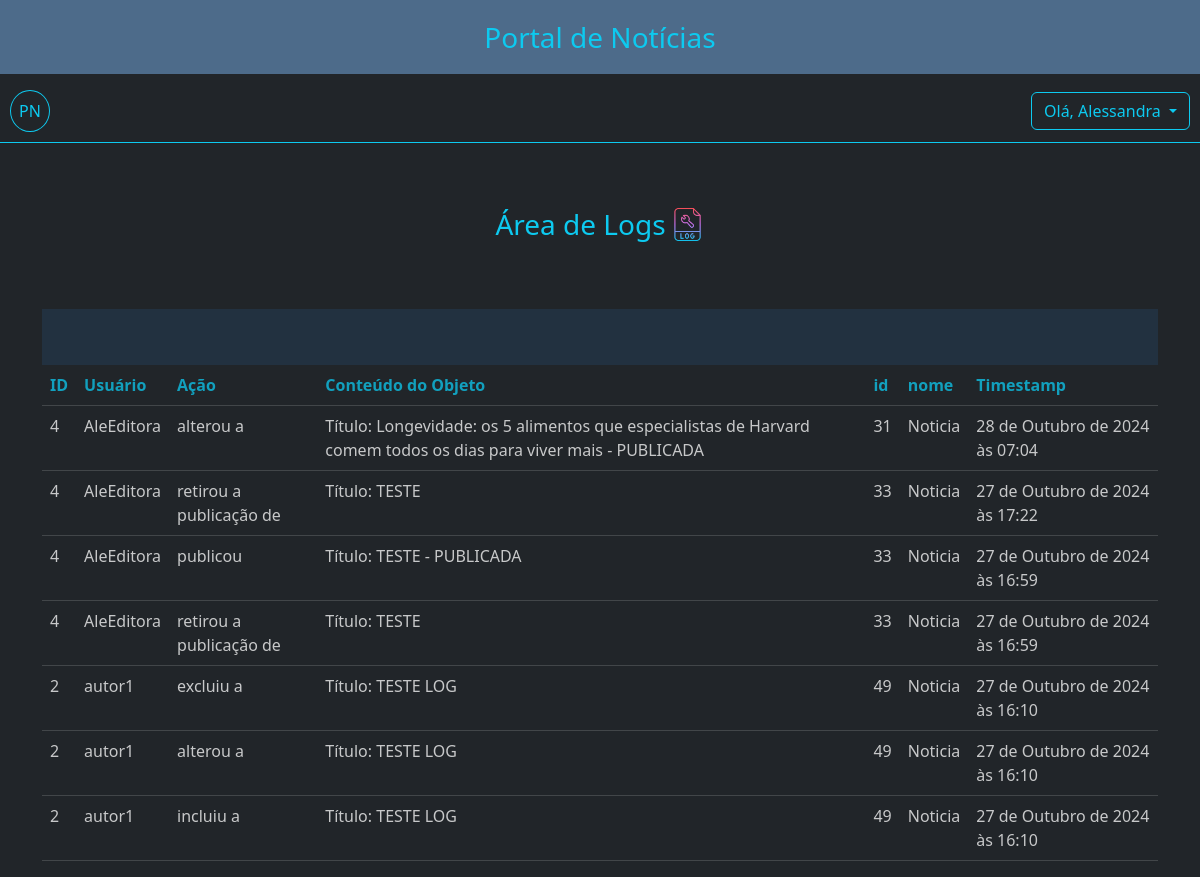
/adm/logs/ (signed in), run on an earlier commit of the app's database.
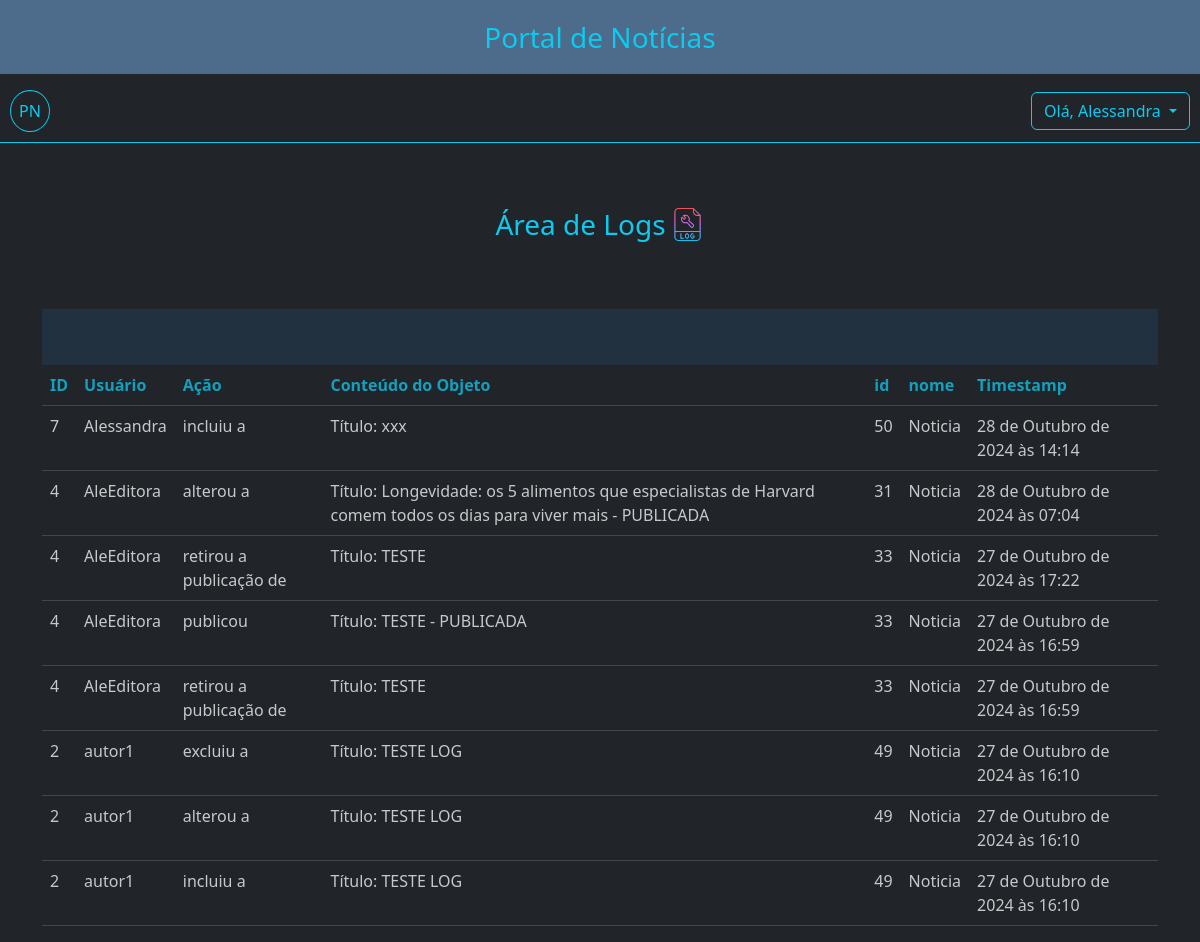
And on a later commit of the database.
### app_noticias/models.py (models this page shows)
class UserAction(models.Model):
    user = models.ForeignKey(User, on_delete=models.RESTRICT, editable=False, help_text='Usuário que realizou a ação')
    action = models.CharField(max_length=255, editable=False, help_text='Ação realizada no objeto.')
    object_id = models.IntegerField('Identificador', editable=False, help_text='ID do objeto manipulado')
    object_name = models.CharField('Modelo', max_length=20, editable=False, help_text='Nome do Modelo do objeto manipulado')
    object_text = models.CharField('Texto', max_length=100, editable=False, help_text='Texto (__str__) do objeto manipulado')
    timestamp = models.DateTimeField(auto_now_add=True, editable=False, help_text='Data da ação')
    def __str__(self):
        return f'{self.user.username} {self.action} {self.object_name} de ID={self.object_id} EM:{self.timestamp} - {self.object_text}'

### app_noticias/views.py (the view, shortened to what this page needs)
# urls.py: path('adm/logs/', UserActionView.as_view(), name='logs'),
class UserActionView(PermissionRequiredMixin, ListView):
    model = UserAction
    permission_required = "app_noticias.view_useraction"
    context_object_name = 'actions'
    template_name = 'useractions_table.html'
    def get_queryset(self):
        return UserAction.objects.all().order_by('-timestamp')

### app_noticias/templates/useractions_table.html
{% extends "base.html" %}
{% load static %}
{% load django_bootstrap5 %}
{% block content %}
{% static 'media' as media_url %}
{% static 'icones/log.png' as log_url %}
<div class="container" style="margin-top: 60px;">
    <div class="d-flex justify-content-center">
        <p class="text-info fs-3 text-center">Área de Logs</p>
        <img src="{{log_url}}" width="35" height="35" class="mt-1 ms-1" />
    </div>
    <div class="table-responsive-sm mt-5">
        <div class="d-flex justify-content-start" style="background-color:#223140;">
            <div class="p-2">
                <p>&nbsp;</p>
            </div>
        </div>
        <table class="table table-dark table-hover opacity-75">
            <thead class="text-info justify-content-center">
                <tr>
                    <th scope="col" class="text-info">ID</th>
                    <th scope="col" class="text-info">Usuário</th>
                    <th scope="col" class="text-info">Ação</th>
                    <th scope="col" class="text-info">Conteúdo do Objeto</th>
                    <th scope="col" class="text-info">id</th>
                    <th scope="col" class="text-info">nome</th>
                    <th scope="col" class="text-info">Timestamp</th>
                </tr>
            </thead>
            <tbody>
                {% for action in actions %}
                <tr>
                    <td>{{ action.user.id }}</td>
                    <td>{{ action.user.username }}</td>
                    <td>{{ action.action }}</td>
                    <td>{{ action.object_text }}</td>
                    <td>{{ action.object_id }}</td>
                    <td>{{ action.object_name }}</td>
                    <td>{{ action.timestamp }}</td>
                </tr>
                {% endfor %}
            </tbody>
        </table>
    </div>
</div>
{% endblock %}

What changed in the data, as far as the page shows it:
added UserAction: user.id "7", user.username "Alessandra", action "incluiu a", object_text "Título: xxx", object_id "50", object_name "Noticia", timestamp "28 de Outubro de 2024 às 14:14"
